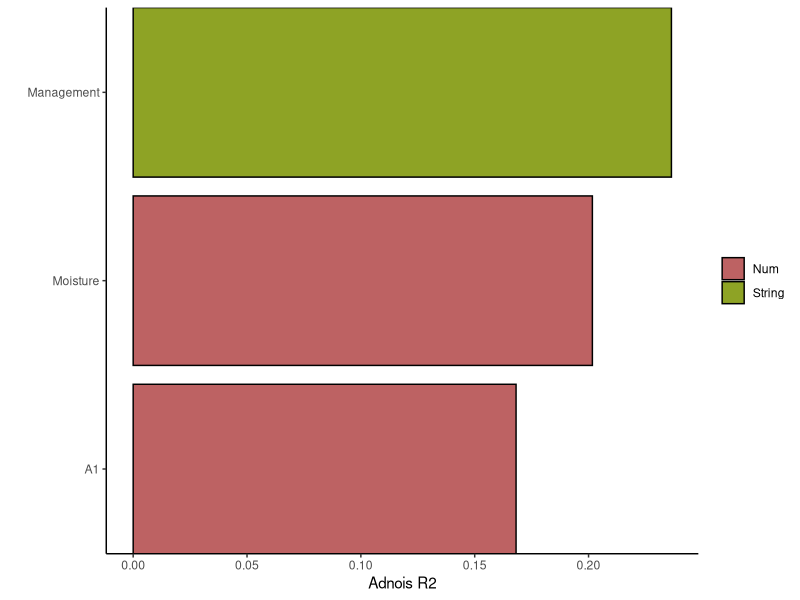
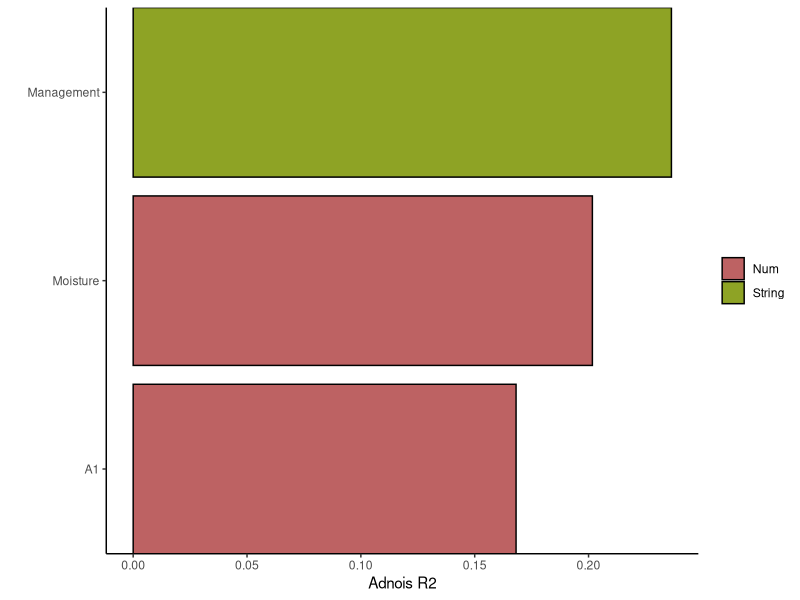

These figures' R source, in order:
## ---- chunk 1
knitr::opts_chunk$set(echo = TRUE)
## ---- chunk 2
#肠道微生物数据，每行为一种肠道微生物，每一列为一个样本
#gut microbiota data, each row represents a type of gut microbe, and each column represents a sample
mydata <- read.table("easy_input_meta.txt",head=T,sep = "\t",row.names = 1)
mydata <- t(mydata) #转置
mydata[1:3,1:4]

#理化因子表格，每行为一个样本，每一列为一个因子，例如年龄、疾病、吸烟等
#physicochemical factor table, one sample per row, one factor per column, e.g., age, disease, smoking, etc.
myfactor <- read.table("easy_input_factors.txt",header = T,sep = "\t", row.names = 1)
head(myfactor)

#非必需，理化因子的分组信息，例如某几个因子都属于生活方式
#non-essential, grouping information of physicochemical factors, for example, certain factors all belong to lifestyle
gp <- read.table("easy_input_factor.group.txt",head=F,sep = "\t")
colnames(gp) <- c("factor","group")
head(gp)
## ---- chunk 3
#进行adonis分析
#perform adonis analysis
library(vegan)
result <- adonis(mydata ~ ., data = myfactor)
mytable <- as.data.frame(result$aov.tab)
mytable <- mytable[1:ncol(myfactor),]

#是否进行p值校正并根据校正后p值挑选
#whether or not to perform p-value correction and select based on the corrected p-value
fdr <- T

if(fdr == T){
  #p.adjust
  mytable$fdr <- p.adjust(mytable$`Pr(>F)`,method = "fdr")
  #根据fdr挑选理化因子
  #select physicochemical factors based on fdr
  choose <- mytable[mytable$fdr < 0.05,]
}else{
  choose <- mytable[mytable$`Pr(>F)` < 0.05,]
}

#把计算结果保存到文件，可以像例文那样，作为文章的补充材料
#save the calculations to a file that can be used as additional material for the article, as in the example essay
write.csv(choose,"output_Adonis.csv",quote = F)
## ---- chunk 4
library(ggplot2)
#根据R2排序
#sort by R2
choose <- choose[order(choose$R2),]
choose$factor <- factor(row.names(choose),levels=row.names(choose))

#定义足够多的颜色，对应理化因子分组的数量
#define a sufficient number of colors corresponding to the number of physicochemical factor groupings
mycol <- c("#BD6263","#8EA325","#A9D179","#84CAC0","#F5AE6B","#BCB8D3","#4387B5")

#理化因子有无分组
#physical and chemical factors with or without grouping
group <- T #此处有分组信息 grouping information is available here

if (group == T) { 
  choose <- merge(choose,gp,by="factor")
  ggplot(choose,aes(x=factor, y=R2, fill = group)) + #按分组填充颜色 fill color by group
    geom_bar(stat = "identity",color = "black") + #bar有黑色边框 bar has a black border
    scale_x_discrete(expand = c(0,0)) + #上下不留空 do not leave it blank up and down
    scale_fill_manual(values = mycol) + #使用自定义的配色 use a custom color scheme
    
    labs(x="",y="Adnois R2") +
    coord_flip() + #坐标轴互换 coordinate-axis interchange
    
    theme_bw() + #去除背景色 remove background color
    theme(panel.grid =element_blank()) + #去除网格线 remove gridlines
    theme(panel.border = element_blank()) + #去除外层边框 remove outer border
    theme(axis.line = element_line(colour = "black")) +#沿坐标轴显示直线 display lines along the axes
    
    guides(fill = guide_legend(title = NULL)) 

} else {
  #不提供分组信息的情况
  #circumstances in which grouping information is not provided
  ggplot(choose,aes(x=factor,y=R2),fill = "black") + 
    geom_bar(stat = "identity",color = "black") + 
    scale_x_discrete(expand = c(0,0)) + 

    labs(x="", y="Adnois R2") +
    coord_flip() +
    theme_bw() +
    theme(panel.grid =element_blank()) + 
    theme(panel.border = element_blank()) + 
    theme(axis.line = element_line(colour = "black")) +
    
    guides(fill = guide_legend(title = NULL)) 
}

#保存到PDF文件
#save to PDF file
ggsave("adonis_barplot.pdf")
## ---- chunk 5
sessionInfo()
